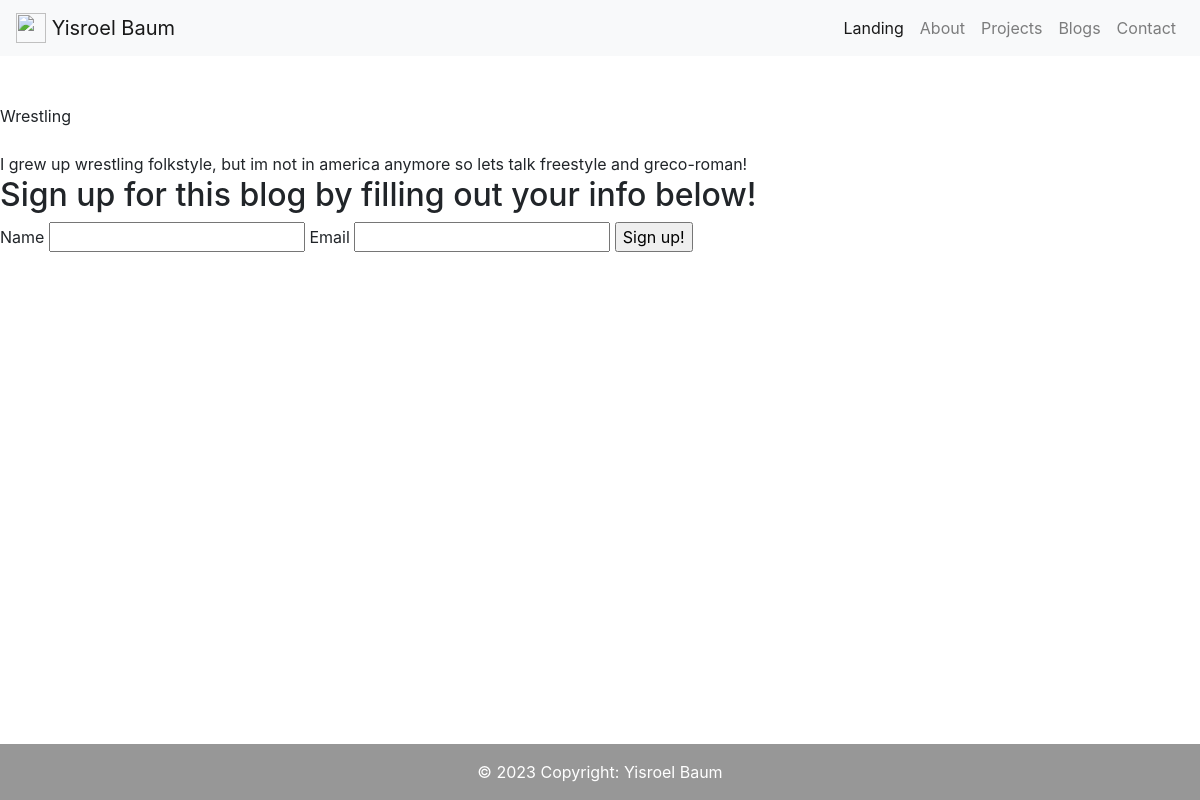
Page /blog/3 on the committed database.
### portfolio/models.py (models this page shows, shortened)
class Blog(portfolio.Model):
    id          = portfolio.Column(portfolio.Integer, primary_key=True)
    name        = portfolio.Column(portfolio.String(64), nullable=False)
    description = portfolio.Column(portfolio.String(200), nullable=False)
    img         = portfolio.Column(portfolio.String(200), default='static/default_pic.jpg')

### portfolio/routes.py (the view, shortened to what this page needs)
@app.route('/blog/<int:blog_id>')
def ind_blog(blog_id):
    blog = Blog.query.filter_by(id=blog_id).first()
    blog_form = BlogSignUpForm()
    user = User.query.filter_by(email=blog_form.email.data).first()
    return render_template('ind_blog.html', blog=blog, blog_form=blog_form)

### portfolio/forms.py
class BlogSignUpForm(FlaskForm):
    name   = StringField('Name', validators=[DataRequired()])
    email  = EmailField('Email', validators=[DataRequired()])
    blog   = SelectField('Blog', choices=[blog.name for blog in list_of_blogs])
    submit = SubmitField('Sign up!')

### portfolio/templates/ind_blog.html (shortened to what this page needs)
{% extends 'base.html' %}
{% block content %}
    {{ blog.img }}<br><br>
    {{ blog.name }}<br><br>
    {{ blog.description }}
    <form method="post" action="" enctype="multipart/form-data">
        <h2>Sign up for this blog by filling out your info below!</h2>
        {{ blog_form.name.label }}
        {{ blog_form.name() }}
        {{ blog_form.email.label }}
        {{ blog_form.email() }}
        {{ blog_form.submit() }}
    </form>
{% endblock content %}

### rows in the picture
Blog: name "Wrestling", description "I grew up wrestling folkstyle, but im not in america anymore so lets talk freestyle and greco-roman!"

### other values in the picture
{{ blog_form.name.label }} "Name"
{{ blog_form.email.label }} "Email"
